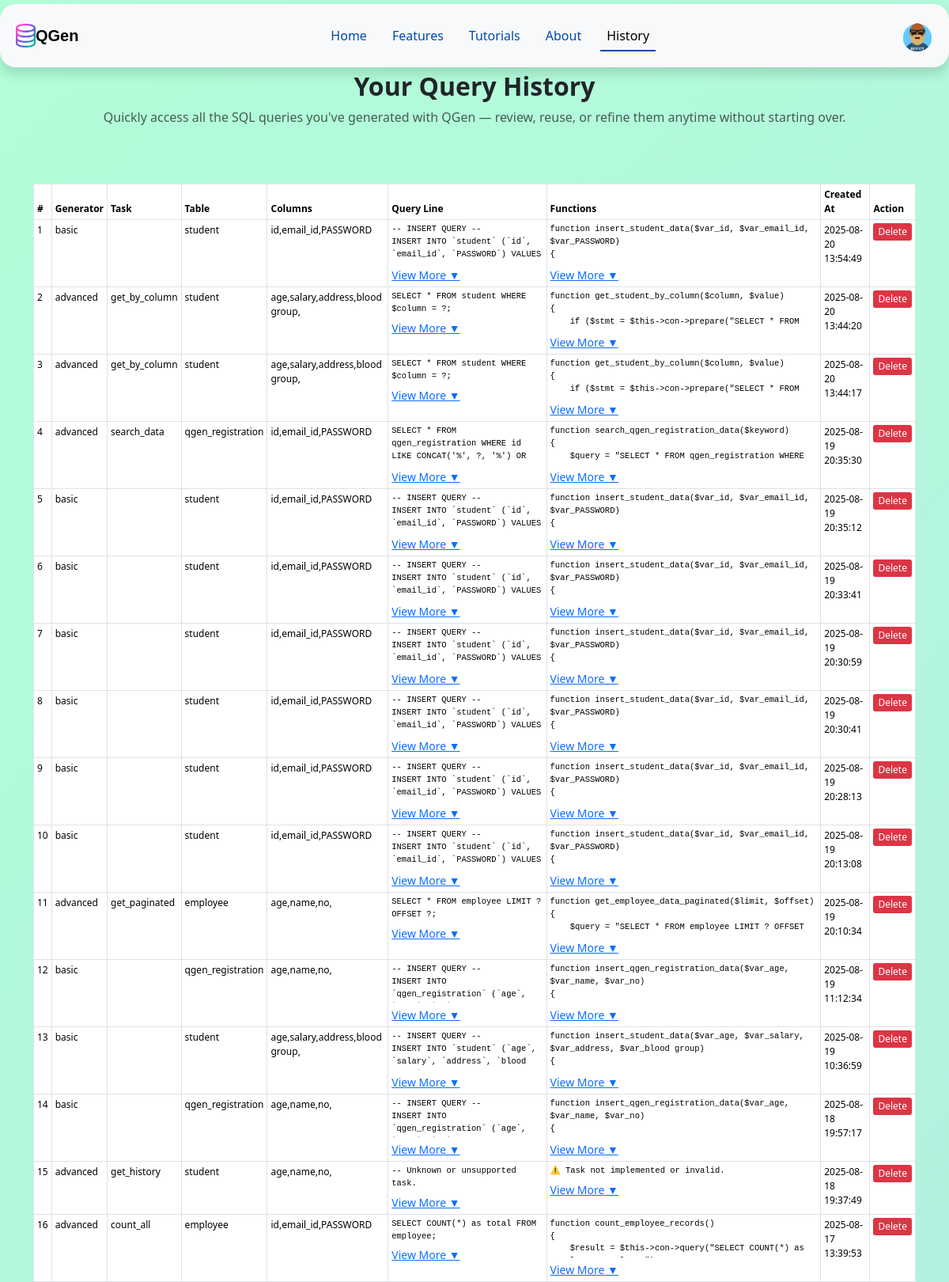
Screenshot of /pages/history.php (signed in, upper part) with the database file from the repository.
### tables this page shows
CREATE TABLE `qgen_history` (
  `id` int(11) NOT NULL,
  `user_id` int(11) NOT NULL,
  `generator` enum('basic','advanced') NOT NULL,
  `task_name` varchar(150) DEFAULT NULL,
  `table_name` varchar(255) NOT NULL,
  `columns_text` text DEFAULT NULL,
  `query_line` text DEFAULT NULL,
  `full_query` longtext NOT NULL,
  `generated_functions` longtext NOT NULL,
  `created_at` datetime DEFAULT current_timestamp()
);

### config/functions.php (called while the page is built, shortened)
<?php
class db_functions {
    private $conn;
    public function __construct() {
        $this->conn = new mysqli("localhost", "root", "", "qgen");
        $this->conn->set_charset("utf8mb4");
    }
public function get_user_history($user_id) {
    $stmt = $this->conn->prepare("SELECT * FROM qgen_history WHERE user_id = ? ORDER BY created_at DESC");
    $stmt->bind_param("i", $user_id);
    $stmt->execute();
    $result = $stmt->get_result();
    return $result->fetch_all(MYSQLI_ASSOC);
}
}

### pages/history.php (the view, shortened to what this page needs)
<?php
include("../config/functions.php");
$db = new db_functions();
$avatarFile = $_SESSION['avatar'] ?? "avatar1.png";
if (!empty($_SESSION['user_id'])) {
    $user_id = (int)$_SESSION['user_id'];
    $history = $db->get_user_history($user_id);
} else {
    header("Location: index.php");
    exit;
}
?>
<!DOCTYPE html>
<html lang="en">
<head>
  <link href="https://cdn.jsdelivr.net/npm/bootstrap@5.3.7/dist/css/bootstrap.min.css" rel="stylesheet"
>
  <link rel="stylesheet" type="text/css" href="../aseets\css\style.css" />
</head>
<body>
  <nav class="navbar navbar-expand-lg navbar-light bg-light shadow fixed-top w-100">
    <div class="container-fluid">
        <a href="../index.php">
            <img src="../aseets\img\sql-server-icon-png-29.png" alt="QGen Logo" width="25">
        </a>
        <a class="navbar-brand me-auto" href="../index.php">QGen</a>
        <div class="offcanvas offcanvas-end" tabindex="-1" id="offcanvasNavbar" aria-labelledby="offcanvasNavbarLabel">
            <div class="offcanvas-body">
                <ul class="navbar-nav justify-content-center flex-grow-1 pe-3">
                    <li class="nav-item"><a class="nav-link" href="../index.php">Home</a></li>
                    <li class="nav-item"><a class="nav-link" href="features.php">Features</a></li>
                    <li class="nav-item"><a class="nav-link" href="tutorials.php">Tutorials</a></li>
                    <li class="nav-item"><a class="nav-link" href="about.php">About</a></li>
                    <?php if (isset($_SESSION['logged_in_email'])): ?>
                        <li class="nav-item"><a class="nav-link active" aria-current="page" href="history.php">History</a></li>
                    <?php endif; ?>
                </ul>
            </div>
        </div>
        <div class="d-none d-lg-flex gap-2 align-items-center">
            <?php if (isset($_SESSION['logged_in_email'])): ?>
                <a href="profile.php">
                    <img src="<?php echo htmlspecialchars('../assets/img/' . $avatarFile); ?>" alt="User Avatar" style="width:40px; height:40px; border-radius:50%; object-fit: cover;">
                </a>
            <?php else: ?>
                <a href="#" class="login-button" data-bs-toggle="modal" data-bs-target="#loginModal">Login</a>
                <a href="#" class="login-button" style="font-size: 14px;" data-bs-toggle="modal" data-bs-target="#signupModal">Sign up &#x25B8;</a>
            <?php endif; ?>
        </div>
    </div>
  </nav>
  <main class="flex-grow-1" style="margin-top: 90px;">
    <section class="container">
      <div class="text-center mb-4">
        <h2 class="fw-bold">Your Query History</h2>
        <p class="text-muted">Quickly access all the SQL queries you've generated with QGen — review, reuse, or refine them anytime without starting over.</p>
      </div>
    </section>
  </main>
  <div class="container mt-5">
    <?php if (empty($history)): ?>
        <p class="text-center">No history found.</p>
    <?php else: ?>
        <div class="table-responsive-container">
            <table class="table table-bordered table-sm" style="font-size: 12px; min-width: 800px;">
                <thead>
                    <tr>
                        <th>#</th>
                        <th>Generator</th>
                        <th>Task</th>
                        <th>Table</th>
                        <th>Columns</th>
                        <th>Query Line</th>
                        <th>Functions</th>
                        <th>Created At</th>
                        <th>Action</th>
                    </tr>
                </thead>
                <tbody>
                    <?php foreach ($history as $idx => $row): ?>
                        <tr>
                            <td><?= $idx + 1 ?></td>
                            <td><?= htmlspecialchars($row['generator']) ?></td>
                            <td><?= htmlspecialchars($row['task_name']) ?></td>
                            <td><?= htmlspecialchars($row['table_name']) ?></td>
                            <td><?= htmlspecialchars($row['columns_text']) ?></td>
                            <td>
                                <pre id="query-<?= $row['id'] ?>" style="max-height:50px; overflow:hidden; white-space:pre-wrap; margin-bottom: 5px;"><?= htmlspecialchars($row['query_line']) ?></pre>
                                <button type="button" onclick="toggleFunction('query-<?= $row['id'] ?>', this)" class="plain-toggle-btn">View More ▼</button>
                            </td>
                            <td>
                                <pre id="func-<?= $row['id'] ?>" style="max-height:50px; overflow:hidden; white-space:pre-wrap; margin-bottom: 5px;"><?= htmlspecialchars($row['generated_functions']) ?></pre>
                                <button type="button" onclick="toggleFunction('func-<?= $row['id'] ?>', this)" class="plain-toggle-btn">View More ▼</button>
                            </td>
                            <td><?= $row['created_at'] ?></td>
                            <td>
                                <a href="?delete_id=<?= $row['id'] ?>" class="small-delete-btn" onclick="return confirm('Are you sure?')">Delete</a>
                            </td>
                        </tr>
                    <?php endforeach; ?>
                </tbody>
            </table>
        </div>
    <?php endif; ?>
  </div>
</body>
</html>

### aseets/css/style.css (style rules this page uses)
.navbar { background-color: #fff; height: 80px; margin-top: 5px; margin-left: 0px; margin-right: 10px; border-radius: 20px; padding: 0.5rem; }
.nav-link { margin-left: 16px; }
.navbar-brand { font-family:'Lucida Sans', 'Lucida Sans Regular', 'Lucida Grande', 'Lucida Sans Unicode', Geneva, Verdana, sans-serif; font-weight: bold; }
.nav-link { color: #004aaa; font-weight: 500; position: relative; }
.nav-link:hover, .nav-link.active { color: black; }
@media (min-width:700px) { .nav-link::before { content:""; position: absolute; bottom: 0; left: 50%; transform: translateX(-50%); width: 0; height: 2px; background-color: #004aaa; visibility: hidden; transition: 0.3s ease-in-out; } }
@media (min-width:700px) { .nav-link:hover::before, .nav-link.active::before { width: 100%; visibility: visible; } }
body { margin: 0; padding: 0; font-family: 'Segoe UI', sans-serif; background: linear-gradient(-45deg, #ffbae4, #bab8ff, #b2ffd8); background-size: 600% 600%; animation: gradientMove 10s ease infinite; display: flex; justify-content: center; align-items: center; flex-direction: column; min-height: 100vh; }

### pages/history.php (style rules this page uses)
.plain-toggle-btn { background: none; border: none; padding: 0; margin: 0; color: #0d6efd; font-size: 14px; cursor: pointer; text-decoration: underline; }
.small-delete-btn { background-color: #dc3545; color: #fff; border: none; padding: 2px 6px; font-size: 12px; border-radius: 3px; text-decoration: none; display: inline-block; cursor: pointer; }
.table-responsive-container { width: 100%; overflow-x: auto; -webkit-overflow-scrolling: touch; }

### rows the page displays
qgen_history: generator "basic", table_name "student", columns_text "id,email_id,PASSWORD", $row['id'] 50 (drawn), query_line "-- INSERT QUERY -- INSERT INTO `student` (`id`, `email_id`, `PASSWORD`) VALUES…", generated_functions "function insert_student_data($var_id, $var_email_id, $var_PASSWORD) {…", created_at "2025-08-20 13:54:49"
qgen_history: generator "advanced", task_name "get_by_column", table_name "student", columns_text "age,salary,address,blood group,", query_line "SELECT * FROM student WHERE $column = ?;", generated_functions "function get_student_by_column($column, $value) { if ($stmt = $this->con->prepare(\"SELECT * FROM…", created_at "2025-08-20 13:44:20"
qgen_history: generator "advanced", task_name "get_by_column", table_name "student", columns_text "age,salary,address,blood group,", query_line "SELECT * FROM student WHERE $column = ?;", generated_functions "function get_student_by_column($column, $value) { if ($stmt = $this->con->prepare(\"SELECT * FROM…", created_at "2025-08-20 13:44:17"
qgen_history: generator "advanced", task_name "search_data", table_name "qgen_registration", columns_text "id,email_id,PASSWORD", query_line "SELECT * FROM qgen_registration WHERE id LIKE CONCAT('%', ?, '%') OR…", generated_functions "function search_qgen_registration_data($keyword) { $query = \"SELECT * FROM qgen_registration WHERE…", created_at "2025-08-19 20:35:30"
qgen_history: generator "basic", table_name "student", columns_text "id,email_id,PASSWORD", query_line "-- INSERT QUERY -- INSERT INTO `student` (`id`, `email_id`, `PASSWORD`) VALUES…", generated_functions "function insert_student_data($var_id, $var_email_id, $var_PASSWORD) {…", created_at "2025-08-19 20:35:12"
qgen_history: generator "basic", table_name "student", columns_text "id,email_id,PASSWORD", query_line "-- INSERT QUERY -- INSERT INTO `student` (`id`, `email_id`, `PASSWORD`) VALUES…", generated_functions "function insert_student_data($var_id, $var_email_id, $var_PASSWORD) {…", created_at "2025-08-19 20:33:41"
qgen_history: generator "basic", table_name "student", columns_text "id,email_id,PASSWORD", query_line "-- INSERT QUERY -- INSERT INTO `student` (`id`, `email_id`, `PASSWORD`) VALUES…", generated_functions "function insert_student_data($var_id, $var_email_id, $var_PASSWORD) {…", created_at "2025-08-19 20:30:59"
qgen_history: generator "basic", table_name "student", columns_text "id,email_id,PASSWORD", query_line "-- INSERT QUERY -- INSERT INTO `student` (`id`, `email_id`, `PASSWORD`) VALUES…", generated_functions "function insert_student_data($var_id, $var_email_id, $var_PASSWORD) {…", created_at "2025-08-19 20:30:41"
qgen_history: generator "basic", table_name "student", columns_text "id,email_id,PASSWORD", query_line "-- INSERT QUERY -- INSERT INTO `student` (`id`, `email_id`, `PASSWORD`) VALUES…", generated_functions "function insert_student_data($var_id, $var_email_id, $var_PASSWORD) {…", created_at "2025-08-19 20:28:13"
qgen_history: generator "basic", table_name "student", columns_text "id,email_id,PASSWORD", query_line "-- INSERT QUERY -- INSERT INTO `student` (`id`, `email_id`, `PASSWORD`) VALUES…", generated_functions "function insert_student_data($var_id, $var_email_id, $var_PASSWORD) {…", created_at "2025-08-19 20:13:08"
qgen_history: generator "advanced", task_name "get_paginated", table_name "employee", columns_text "age,name,no,", query_line "SELECT * FROM employee LIMIT ? OFFSET ?;…", generated_functions "function get_employee_data_paginated($limit, $offset) { $query = \"SELECT * FROM employee LIMIT ? OFFSET…", created_at "2025-08-19 20:10:34"
qgen_history: generator "basic", table_name "qgen_registration", columns_text "age,name,no,", query_line "-- INSERT QUERY -- INSERT INTO `qgen_registration` (`age`,…", generated_functions "function insert_qgen_registration_data($var_age, $var_name, $var_no) {…", created_at "2025-08-19 11:12:34"
qgen_history: generator "basic", table_name "student", columns_text "age,salary,address,blood group,", query_line "-- INSERT QUERY -- INSERT INTO `student` (`age`, `salary`, `address`, `blood…", generated_functions "function insert_student_data($var_age, $var_salary, $var_address, $var_blood group) {…", created_at "2025-08-19 10:36:59"
qgen_history: generator "basic", table_name "qgen_registration", columns_text "age,name,no,", query_line "-- INSERT QUERY -- INSERT INTO `qgen_registration` (`age`,…", generated_functions "function insert_qgen_registration_data($var_age, $var_name, $var_no) {…", created_at "2025-08-18 19:57:17"
qgen_history: generator "advanced", task_name "get_history", table_name "student", columns_text "age,name,no,", query_line "-- Unknown or unsupported task.", generated_functions "⚠️ Task not implemented or invalid.", created_at "2025-08-18 19:37:49"
qgen_history: generator "advanced", task_name "count_all", table_name "employee", columns_text "id,email_id,PASSWORD", query_line "SELECT COUNT(*) as total FROM employee;", generated_functions "function count_employee_records() { $result = $this->con->query(\"SELECT COUNT(*) as…", created_at "2025-08-17 13:39:53"
